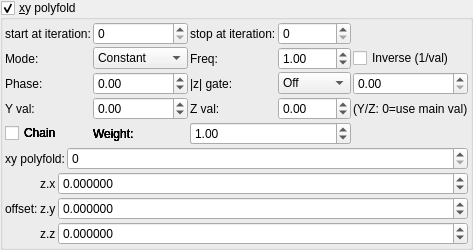
    <widget class="MyGroupBox" name="groupCheck_transf_function_enabledCx_false">
     <property name="title">
      <string>&amp;xy polyfold</string>
     </property>
     <property name="checkable">
      <bool>true</bool>
     </property>
     <layout class="QVBoxLayout" name="verticalLayout_10" stretch="0,0,0">
      <property name="spacing">
       <number>2</number>
      </property>
      <property name="leftMargin">
       <number>2</number>
      </property>
      <property name="topMargin">
       <number>2</number>
      </property>
      <property name="rightMargin">
       <number>2</number>
      </property>
      <property name="bottomMargin">
       <number>2</number>
      </property>
      <item>
       <layout class="QGridLayout" name="gridLayout_24" columnstretch="0,0,0,0">
        <property name="spacing">
         <number>2</number>
        </property>
        <item row="0" column="1">
         <widget class="MySpinBox" name="spinboxInt_transf_start_iterations_C">
          <property name="sizePolicy">
           <sizepolicy hsizetype="Minimum" vsizetype="Maximum">
            <horstretch>0</horstretch>
            <verstretch>0</verstretch>
           </sizepolicy>
          </property>
          <property name="maximum">
           <number>999</number>
          </property>
         </widget>
        </item>
        <item row="0" column="2">
         <widget class="QLabel" name="label_275">
          <property name="text">
           <string>stop at iteration:</string>
          </property>
         </widget>
        </item>
        <item row="0" column="0">
         <widget class="QLabel" name="label_277">
          <property name="text">
           <string>start at iteration:</string>
          </property>
         </widget>
        </item>
        <item row="0" column="3">
         <widget class="MySpinBox" name="spinboxInt_transf_stop_iterations_C1">
          <property name="sizePolicy">
           <sizepolicy hsizetype="Minimum" vsizetype="Maximum">
            <horstretch>0</horstretch>
            <verstretch>0</verstretch>
           </sizepolicy>
          </property>
          <property name="maximum">
           <number>999</number>
          </property>
         </widget>
        </item>
      <item row="1" column="0">
       <widget class="QLabel"><property name="text"><string>Mode:</string></property></widget>
      </item>
      <item row="1" column="1">
       <widget class="MyComboBox" name="comboBox_transf_multiplier_value_mode_2">
        <item><property name="text"><string notr="true">Constant</string></property></item>
        <item><property name="text"><string notr="true">Sine</string></property></item>
        <item><property name="text"><string notr="true">Ramp</string></property></item>
        <item><property name="text"><string notr="true">Exponential</string></property></item>
        <item><property name="text"><string notr="true">Triangle</string></property></item>
        <item><property name="text"><string notr="true">Square</string></property></item>
        <item><property name="text"><string notr="true">Smoothstep</string></property></item>
        <item><property name="text"><string notr="true">Noise</string></property></item>
        <item><property name="text"><string notr="true">Ping-pong</string></property></item>
        <item><property name="text"><string notr="true">Stepped</string></property></item>
       </widget>
      </item>
      <item row="1" column="2">
       <widget class="QLabel"><property name="text"><string>Freq:</string></property></widget>
      </item>
      <item row="1" column="3">
       <widget class="MyDoubleSpinBox" name="spinbox_transf_multiplier_frequency_2">
        <property name="minimum"><double>0.01</double></property><property name="maximum"><double>100.0</double></property>
        <property name="singleStep"><double>0.1</double></property><property name="value"><double>1.0</double></property>
       </widget>
      </item>
      <item row="1" column="4" colspan="2">
       <widget class="MyCheckBox" name="checkBox_transf_multiplier_inverse_2">
        <property name="text"><string>Inverse (1/val)</string></property>
       </widget>
      </item>
      <item row="2" column="0">
       <widget class="QLabel"><property name="text"><string>Phase:</string></property></widget>
      </item>
      <item row="2" column="1">
       <widget class="MyDoubleSpinBox" name="spinbox_transf_multiplier_phase_2">
        <property name="minimum"><double>-10.0</double></property><property name="maximum"><double>10.0</double></property>
        <property name="singleStep"><double>0.1</double></property><property name="value"><double>0.0</double></property>
       </widget>
      </item>
      <item row="2" column="2">
       <widget class="QLabel"><property name="text"><string>|z| gate:</string></property></widget>
      </item>
      <item row="2" column="3">
       <widget class="MyComboBox" name="comboBox_transf_multiplier_threshold_mode_2">
        <item><property name="text"><string notr="true">Off</string></property></item>
        <item><property name="text"><string notr="true">&gt; thresh</string></property></item>
        <item><property name="text"><string notr="true">&lt; thresh</string></property></item>
       </widget>
      </item>
      <item row="2" column="4" colspan="2">
       <widget class="MyDoubleSpinBox" name="spinbox_transf_multiplier_threshold_2">
        <property name="minimum"><double>0.0</double></property><property name="maximum"><double>1000.0</double></property>
        <property name="singleStep"><double>0.1</double></property><property name="value"><double>0.0</double></property>
       </widget>
      </item>
      <item row="3" column="0">
       <widget class="QLabel"><property name="text"><string>Y val:</string></property></widget>
      </item>
      <item row="3" column="1">
       <widget class="MyDoubleSpinBox" name="spinbox_transf_multiplier_scale_y_2">
        <property name="minimum"><double>-100.0</double></property><property name="maximum"><double>100.0</double></property>
        <property name="singleStep"><double>0.01</double></property><property name="value"><double>0.0</double></property>
       </widget>
      </item>
      <item row="3" column="2">
       <widget class="QLabel"><property name="text"><string>Z val:</string></property></widget>
      </item>
      <item row="3" column="3">
       <widget class="MyDoubleSpinBox" name="spinbox_transf_multiplier_scale_z_2">
        <property name="minimum"><double>-100.0</double></property><property name="maximum"><double>100.0</double></property>
        <property name="singleStep"><double>0.01</double></property><property name="value"><double>0.0</double></property>
       </widget>
      </item>
      <item row="3" column="4" colspan="2">
       <widget class="QLabel"><property name="text"><string notr="true">(Y/Z: 0=use main val)</string></property></widget>
      </item>
      <item row="4" column="0">
       <widget class="MyCheckBox" name="checkBox_transf_multiplier_chain_5">
        <property name="text"><string>Chain</string></property>
       </widget>
      </item>
      <item row="4" column="1">
       <widget class="QLabel"><property name="text"><string>Weight:</string></property></widget>
      </item>
      <item row="4" column="2" colspan="2">
       <widget class="MyDoubleSpinBox" name="spinbox_transf_multiplier_weight_5">
        <property name="minimum"><double>0.0</double></property><property name="maximum"><double>10.0</double></property>
        <property name="singleStep"><double>0.1</double></property><property name="value"><double>1.0</double></property>
       </widget>
      </item>
      <item row="4" column="0">
       <widget class="MyCheckBox" name="checkBox_transf_multiplier_chain_4">
        <property name="text"><string>Chain</string></property>
       </widget>
      </item>
      <item row="4" column="1">
       <widget class="QLabel"><property name="text"><string>Weight:</string></property></widget>
      </item>
      <item row="4" column="2" colspan="2">
       <widget class="MyDoubleSpinBox" name="spinbox_transf_multiplier_weight_4">
        <property name="minimum"><double>0.0</double></property><property name="maximum"><double>10.0</double></property>
        <property name="singleStep"><double>0.1</double></property><property name="value"><double>1.0</double></property>
       </widget>
      </item>
      <item row="4" column="0">
       <widget class="MyCheckBox" name="checkBox_transf_multiplier_chain_3">
        <property name="text"><string>Chain</string></property>
       </widget>
      </item>
      <item row="4" column="1">
       <widget class="QLabel"><property name="text"><string>Weight:</string></property></widget>
      </item>
      <item row="4" column="2" colspan="2">
       <widget class="MyDoubleSpinBox" name="spinbox_transf_multiplier_weight_3">
        <property name="minimum"><double>0.0</double></property><property name="maximum"><double>10.0</double></property>
        <property name="singleStep"><double>0.1</double></property><property name="value"><double>1.0</double></property>
       </widget>
      </item>
      <item row="4" column="0">
       <widget class="MyCheckBox" name="checkBox_transf_multiplier_chain_2">
        <property name="text"><string>Chain</string></property>
       </widget>
      </item>
      <item row="4" column="1">
       <widget class="QLabel"><property name="text"><string>Weight:</string></property></widget>
      </item>
      <item row="4" column="2" colspan="2">
       <widget class="MyDoubleSpinBox" name="spinbox_transf_multiplier_weight_2">
        <property name="minimum"><double>0.0</double></property><property name="maximum"><double>10.0</double></property>
        <property name="singleStep"><double>0.1</double></property><property name="value"><double>1.0</double></property>
       </widget>
      </item>
      <item row="4" column="0">
       <widget class="MyCheckBox" name="checkBox_transf_multiplier_chain_1">
        <property name="text"><string>Chain</string></property>
       </widget>
      </item>
      <item row="4" column="1">
       <widget class="QLabel"><property name="text"><string>Weight:</string></property></widget>
      </item>
      <item row="4" column="2" colspan="2">
       <widget class="MyDoubleSpinBox" name="spinbox_transf_multiplier_weight_1">
        <property name="minimum"><double>0.0</double></property><property name="maximum"><double>10.0</double></property>
        <property name="singleStep"><double>0.1</double></property><property name="value"><double>1.0</double></property>
       </widget>
      </item>
       </layout>
      </item>
      <item>
       <layout class="QGridLayout" name="gridLayout_22" columnstretch="0,1">
        <property name="spacing">
         <number>2</number>
        </property>
        <item row="0" column="1">
         <widget class="MySpinBox" name="spinboxInt_transf_int_2">
          <property name="sizePolicy">
           <sizepolicy hsizetype="Minimum" vsizetype="Maximum">
            <horstretch>0</horstretch>
            <verstretch>0</verstretch>
           </sizepolicy>
          </property>
          <property name="minimum">
           <number>0</number>
          </property>
          <property name="maximum">
           <number>999</number>
          </property>
          <property name="value">
           <number>0</number>
          </property>
         </widget>
        </item>
        <item row="0" column="0">
         <widget class="QLabel" name="label_276">
          <property name="text">
           <string>xy polyfold:</string>
          </property>
         </widget>
        </item>
       </layout>
      </item>
      <item>
       <layout class="QGridLayout" name="gridLayout_43" columnstretch="0,0,1">
        <property name="spacing">
         <number>2</number>
        </property>
        <item row="0" column="2">
         <widget class="MyDoubleSpinBox" name="spinbox3_transf_offsetA_000_x">
          <property name="sizePolicy">
           <sizepolicy hsizetype="Minimum" vsizetype="Maximum">
            <horstretch>0</horstretch>
            <verstretch>0</verstretch>
           </sizepolicy>
          </property>
          <property name="prefix">
           <string/>
          </property>
          <property name="suffix">
           <string/>
          </property>
          <property name="decimals">
           <number>6</number>
          </property>
          <property name="minimum">
           <double>-99.989999999999995</double>
          </property>
          <property name="maximum">
           <double>99.989999999999995</double>
          </property>
          <property name="singleStep">
           <double>0.100000000000000</double>
          </property>
         </widget>
        </item>
        <item row="2" column="2">
         <widget class="MyDoubleSpinBox" name="spinbox3_transf_offsetA_000_z">
          <property name="sizePolicy">
           <sizepolicy hsizetype="Minimum" vsizetype="Maximum">
            <horstretch>0</horstretch>
            <verstretch>0</verstretch>
           </sizepolicy>
          </property>
          <property name="prefix">
           <string/>
          </property>
          <property name="suffix">
           <string/>
          </property>
          <property name="decimals">
           <number>6</number>
          </property>
          <property name="minimum">
           <double>-99.989999999999995</double>
          </property>
          <property name="maximum">
           <double>99.989999999999995</double>
          </property>
          <property name="singleStep">
           <double>0.100000000000000</double>
          </property>
         </widget>
        </item>
        <item row="1" column="2">
         <widget class="MyDoubleSpinBox" name="spinbox3_transf_offsetA_000_y">
          <property name="sizePolicy">
           <sizepolicy hsizetype="Minimum" vsizetype="Maximum">
            <horstretch>0</horstretch>
            <verstretch>0</verstretch>
           </sizepolicy>
          </property>
          <property name="prefix">
           <string/>
          </property>
          <property name="suffix">
           <string/>
          </property>
          <property name="decimals">
           <number>6</number>
          </property>
          <property name="minimum">
           <double>-99.989999999999995</double>
          </property>
          <property name="maximum">
           <double>99.989999999999995</double>
          </property>
          <property name="singleStep">
           <double>0.100000000000000</double>
          </property>
         </widget>
        </item>
        <item row="0" column="1">
         <widget class="QLabel" name="label_131">
          <property name="text">
           <string notr="true">z.x</string>
          </property>
         </widget>
        </item>
        <item row="1" column="1">
         <widget class="QLabel" name="label_132">
          <property name="text">
           <string notr="true">z.y</string>
          </property>
         </widget>
        </item>
        <item row="2" column="1">
         <widget class="QLabel" name="label_133">
          <property name="text">
           <string notr="true">z.z</string>
          </property>
         </widget>
        </item>
        <item row="1" column="0">
         <widget class="QLabel" name="label_118">
          <property name="text">
           <string>offset:</string>
          </property>
         </widget>
        </item>
       </layout>
      </item>
     </layout>
    </widget>
